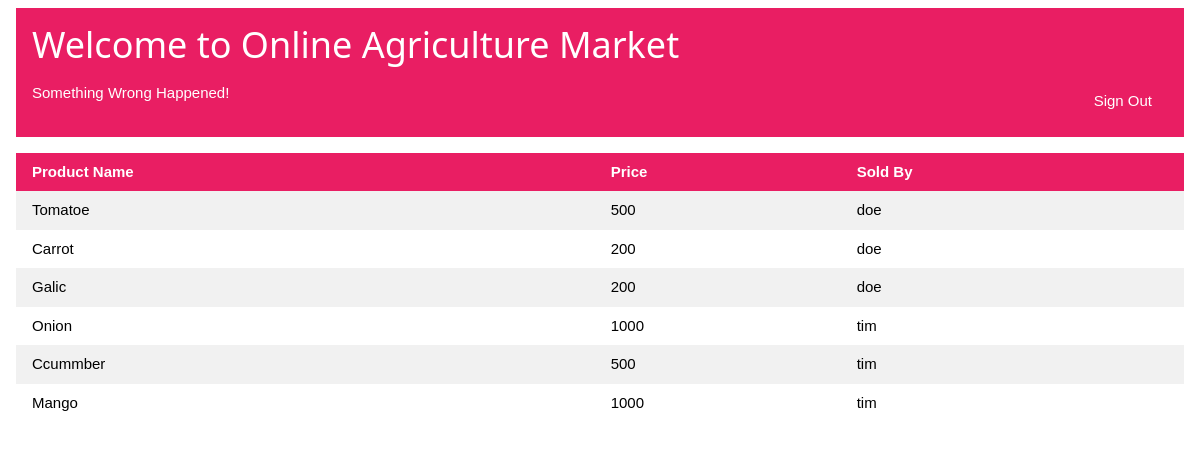
The app's page /home.php with its own data.
### tables this page shows
CREATE TABLE `products` (
  `ID` int(11) NOT NULL,
  `ProductName` varchar(20) NOT NULL,
  `Price` int(11) NOT NULL,
  `FarmerID` int(11) DEFAULT NULL,
  `updatedAt` date NOT NULL DEFAULT current_timestamp()
);

CREATE TABLE `users` (
  `ID` int(11) NOT NULL,
  `UserName` varchar(20) NOT NULL,
  `Email` varchar(100) NOT NULL,
  `Password` varchar(255) NOT NULL,
  `UserType` varchar(10) NOT NULL
);

### home.php (the view, shortened to what this page needs)
<?php
require "database.php";
?>
<!DOCTYPE html>
<html lang="en">
<head>
    <link rel="stylesheet" href="./styles/w3.css">
</head>
<body>
    <div class="w3-container w3-padding">
        <div class="w3-container w3-pink">
            <h1>Welcome to Online Agriculture Market</h1>
            <div class="w3-bar w3-pink w3-margin-bottom">
                <a href="logout.php" class="w3-bar-item w3-button w3-pink w3-hover-pale-red w3-right">Sign Out</a>
                <?php
                $query = "SELECT * FROM users WHERE UserName = '{$_SESSION['user']}'";
                $result = mysqli_query($conn, $query);
                if ($result) {
                    if (mysqli_num_rows($result) > 0) {
                        $row = mysqli_fetch_assoc($result);
                        $usertype = $row['UserType'];
                        $user = $_SESSION['user'];
                        echo "<span class=\"w3-bar-item w3-right\">{$user}</span>";
                        switch ($usertype) {
                            case 'buyer':
                                echo "<a href=\"orders.php\" class=\"w3-bar-item w3-button w3-hover-pale-red\">Orders</a>";
                                echo "<a href=\"addorders.php\" class=\"w3-bar-item w3-button w3-hover-pale-red\">Add Orders</a>";
                                break;
                            case 'farmer':
                                echo "<a href=\"addproducts.php\" class=\"w3-bar-item w3-button w3-hover-pale-red\">Add Products</a>";
                                break;
                            case 'admin':
                                echo "<a href=\"admin.php\" class=\"w3-bar-item w3-button w3-hover-pale-red\">Edit User</a>";
                                echo "<a href=\"home.php\" class=\"w3-bar-item w3-button w3-hover-pale-red\">Product</a>";
                                echo "<a href=\"addproducts.php\" class=\"w3-bar-item w3-button w3-hover-pale-red\">Add Products</a>";
                                echo "<a href=\"orders.php\" class=\"w3-bar-item w3-button w3-hover-pale-red\">Orders</a>";
                                echo "<a href=\"addorders.php\" class=\"w3-bar-item w3-button w3-hover-pale-red\">Add Order</a>";
                                break;
                            default:
                                echo "Normal User";
                        }
                    } else {
                        echo "Something Wrong Happened!";
                    }
                }
                ?>
            </div>
        </div>
        <div>
            <table class="w3-table w3-margin-top w3-striped w3-margin-bottom">
                <tr class="w3-pink">
                    <th>Product Name</th>
                    <th>Price</th>
                    <th>Sold By</th>
                </tr>
                <?php
                $query = "SELECT products.ProductName, products.Price, users.UserName FROM products INNER JOIN users ON products.FarmerID = users.ID WHERE users.UserType = 'farmer'";
                $result = mysqli_query($conn, $query);
                if ($result) {
                    if (mysqli_num_rows($result) > 0) {
                        while ($row = mysqli_fetch_assoc($result)) {
                            echo "<tr><td>{$row['ProductName']}</td>" . "<td>{$row['Price']}</td>" . "<td>{$row['UserName']}</td></tr>";
                        }
                    } else {
                        echo "<div class=\"w3-panel w3-pale-red w3-display-container\"><span onclick=\"this.parentElement.style.display='none'\"class=\"w3-button w3-large w3-display-topright\">&times;</span><h3>Sorry!</h3><p>No Products Found!</p></div>";
                    }
                }
                ?>
            </table>
        </div>
    </div>
</body>
</html>

### styles/w3.css (style rules this page uses)
html { box-sizing: border-box; }
*, *:before, *:after { box-sizing: inherit; }
html { -ms-text-size-adjust: 100%; -webkit-text-size-adjust: 100%; }
body { margin: 0; }
a { background-color: transparent; }
html, body { font-family: Verdana, sans-serif; font-size: 15px; line-height: 1.5; }
html { overflow-x: hidden; }
h1 { font-size: 36px; }
h1, h2, h3, h4, h5, h6 { font-family: "Segoe UI", Arial, sans-serif; font-weight: 400; margin: 10px 0; }
a { color: inherit; }
.w3-table, .w3-table-all { border-collapse: collapse; border-spacing: 0; width: 100%; display: table; }
.w3-striped tbody tr:nth-child(even) { background-color: #f1f1f1; }
.w3-table td, .w3-table th, .w3-table-all td, .w3-table-all th { padding: 8px 8px; display: table-cell; text-align: left; vertical-align: top; }
.w3-table th:first-child, .w3-table td:first-child, .w3-table-all th:first-child, .w3-table-all td:first-child { padding-left: 16px; }
.w3-btn, .w3-button { border: none; display: inline-block; padding: 8px 16px; vertical-align: middle; overflow: hidden; text-decoration: none; color: inherit; background-color: inherit; text-align: center; cursor: pointer; white-space: nowrap; }
.w3-btn, .w3-button { -webkit-touch-callout: none; -webkit-user-select: none; -khtml-user-select: none; -moz-user-select: none; -ms-user-select: none; user-select: none; }
.w3-bar { width: 100%; overflow: hidden; }
.w3-bar .w3-bar-item { padding: 8px 16px; float: left; width: auto; border: none; display: block; outline: 0; }
.w3-bar .w3-button { white-space: normal; }
.w3-container:after, .w3-container:before, .w3-panel:after, .w3-panel:before, .w3-row:after, .w3-row:before, .w3-row-padding:after, .w3-row-padding:before, .w3-cell-row:before, .w3-cell-row:after, .w3-clear:after, .w3-clear:before, .w3-bar:before, .w3-bar:after { content: ""; display: table; clear: both; }
.w3-container, .w3-panel { padding: 0.01em 16px; }
.w3-margin-top { margin-top: 16px !important; }
.w3-margin-bottom { margin-bottom: 16px !important; }
.w3-padding { padding: 8px 16px !important; }
.w3-right { float: right !important; }
.w3-pink, .w3-hover-pink:hover { color: #fff !important; background-color: #e91e63 !important; }

### records on screen
products: ProductName "Tomatoe", Price "500", FarmerID.UserName "doe"
products: ProductName "Carrot", Price "200", FarmerID.UserName "doe"
products: ProductName "Galic", Price "200", FarmerID.UserName "doe"
products: ProductName "Onion", Price "1000", FarmerID.UserName "tim"
products: ProductName "Ccummber", Price "500", FarmerID.UserName "tim"
products: ProductName "Mango", Price "1000", FarmerID.UserName "tim"
